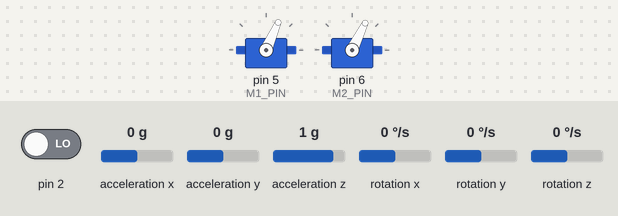
This sketch was run on a simulated Arduino Uno, built with avr-gcc and run on an emulated ATmega328P. Shown: 2 × servo. The inputs (shaded band) are chosen by the test bench; at power-on: acceleration y 0 g, pin 2 LOW, acceleration x 0 g, acceleration z 1 g, rotation x 0 °/s, rotation y 0 °/s, rotation z 0 °/s. The sensor or clock chip raises its interrupt line as the real part does; what the sketch prints to the serial monitor is not drawn.

Above: at 2.2 s.
2.3 s: acceleration y set to -1.4 g
At 3.7 s:
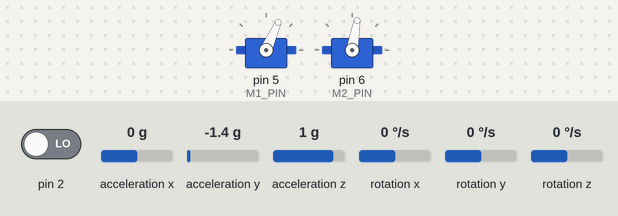
5.3 s: acceleration y set to 0.8 g
At 5.9 s:
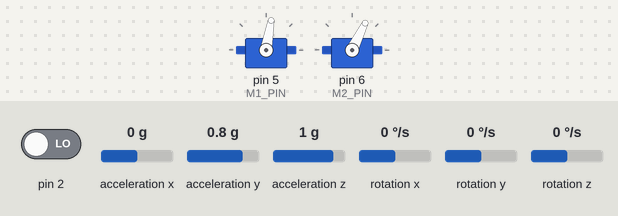
8.3 s: acceleration y set to 0 g
Timing chart, 0 to 11.3 s (numbered marks = the images above; inputs shaded):
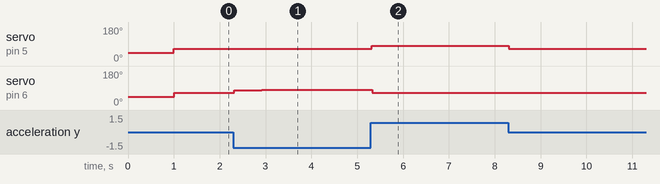

Measured:
- after the input at 2.3 s, servo on pin 6 (M2_PIN): 64° → 79° at once, → 80° 0.60 s later, → 81° 0.97 s later, → 82° 0.88 s later
- after the input at 5.3 s, servo on pin 5 (M1_PIN): 66° → 80° at once, → 81° 0.96 s later, → 82° 1.1 s later

The sketch:

SeeSaw_II.ino
```cpp
#include <Servo.h>
#define M1_PIN 5  //Right
#define M2_PIN 6  //Left

#define INTERVAL_MILLISECONDS 1
#define USUAL_ESC_POSITION 1200

#define MAX_ALLOWED_POSITION 1500   //  (°-°): I am Areej.

Servo m1, m2;

int32_t currentRoll;
//float roll;
int32_t rollError;
int32_t desiredRoll = 0000;
uint32_t proportionalConstant = 290;  //Units in Hundreds

uint16_t m1Position, m2Position;

uint32_t previousMillis = 0;

uint32_t sumOfErrors;
uint16_t integralConstant = 30000;    //From 100 to 1000 as a rough guide.


//UPDATED AND CORRECT OFFSETS


#include "I2Cdev.h"

#include "MPU6050_6Axis_MotionApps20.h"

#if I2CDEV_IMPLEMENTATION == I2CDEV_ARDUINO_WIRE
#include "Wire.h"
#endif

MPU6050 mpu;

// uncomment "OUTPUT_READABLE_QUATERNION" if you want to see the actual
// quaternion components in a [w, x, y, z] format (not best for parsing
// on a remote host such as Processing or something though)
//#define OUTPUT_READABLE_QUATERNION

// uncomment "OUTPUT_READABLE_EULER" if you want to see Euler angles
// (in degrees) calculated from the quaternions coming from the FIFO.
// Note that Euler angles suffer from gimbal lock (for more info, see
// http://en.wikipedia.org/wiki/Gimbal_lock)
//#define OUTPUT_READABLE_EULER

// uncomment "OUTPUT_READABLE_YAWPITCHROLL" if you want to see the yaw/
// pitch/roll angles (in degrees) calculated from the quaternions coming
// from the FIFO. Note this also requires gravity vector calculations.
// Also note that yaw/pitch/roll angles suffer from gimbal lock (for
// more info, see: http://en.wikipedia.org/wiki/Gimbal_lock)
#define OUTPUT_READABLE_YAWPITCHROLL

// uncomment "OUTPUT_READABLE_REALACCEL" if you want to see acceleration
// components with gravity removed. This acceleration reference frame is
// not compensated for orientation, so +X is always +X according to the
// sensor, just without the effects of gravity. If you want acceleration
// compensated for orientation, us OUTPUT_READABLE_WORLDACCEL instead.
//#define OUTPUT_READABLE_REALACCEL

// uncomment "OUTPUT_READABLE_WORLDACCEL" if you want to see acceleration
// components with gravity removed and adjusted for the world frame of
// reference (yaw is relative to initial orientation, since no magnetometer
// is present in this case). Could be quite handy in some cases.
//#define OUTPUT_READABLE_WORLDACCEL

// uncomment "OUTPUT_TEAPOT" if you want output that matches the
// format used for the InvenSense teapot demo
//#define OUTPUT_TEAPOT


//#define LED_PIN 13 // (Arduino is 13, Teensy is 11, Teensy++ is 6)
//bool blinkState = false;

// MPU control/status vars
bool dmpReady = false;  // set true if DMP init was successful
uint8_t mpuIntStatus;   // holds actual interrupt status byte from MPU
uint8_t devStatus;      // return status after each device operation (0 = success, !0 = error)
uint16_t packetSize;    // expected DMP packet size (default is 42 bytes)
uint16_t fifoCount;     // count of all bytes currently in FIFO
uint8_t fifoBuffer[64]; // FIFO storage buffer

// orientation/motion vars
Quaternion q;           // [w, x, y, z]         quaternion container
//VectorInt16 aa;         // [x, y, z]            accel sensor measurements
//VectorInt16 aaReal;     // [x, y, z]            gravity-free accel sensor measurements
//VectorInt16 aaWorld;    // [x, y, z]            world-frame accel sensor measurements
VectorFloat gravity;    // [x, y, z]            gravity vector
//float euler[3];         // [psi, theta, phi]    Euler angle container
float ypr[3];           // [yaw, pitch, roll]   yaw/pitch/roll container and gravity vector

// ================================================================
// ===               INTERRUPT DETECTION ROUTINE                ===
// ================================================================

volatile bool mpuInterrupt = false;     // indicates whether MPU interrupt pin has gone high
void dmpDataReady() {
  mpuInterrupt = true;
}

// ================================================================
// ===                      INITIAL SETUP                       ===
// ================================================================


void setup()
{
  m1.attach(M1_PIN);
  m2.attach(M2_PIN);

  m1.writeMicroseconds(1000);
  m2.writeMicroseconds(1000);

  delay(500);

  //  if (millis() - previousMillis >= INTERVAL_MILLISECONDS)
  {

  }


  {
    // join I2C bus (I2Cdev library doesn't do this automatically)
#if I2CDEV_IMPLEMENTATION == I2CDEV_ARDUINO_WIRE
    Wire.begin();
    TWBR = 24; // 400kHz I2C clock (200kHz if CPU is 8MHz)
#elif I2CDEV_IMPLEMENTATION == I2CDEV_BUILTIN_FASTWIRE
    Fastwire::setup(400, true);
#endif

    // initialize serial communication
    // (115200 chosen because it is required for Teapot Demo output, but it's
    // really up to you depending on your project)
    Serial.begin(115200);
    //    while (!Serial); // wait for Leonardo enumeration, others continue immediately

    // NOTE: 8MHz or slower host processors, like the Teensy @ 3.3v or Ardunio
    // Pro Mini running at 3.3v, cannot handle this baud rate reliably due to
    // the baud timing being too misaligned with processor ticks. You must use
    // 38400 or slower in these cases, or use some kind of external separate
    // crystal solution for the UART timer.

    // initialize device
    //    Serial.println(F("Initializing I2C devices..."));
    //    mpu.initialize();

    // verify connection
    //    Serial.println(F("Testing device connections..."));
    //    Serial.println(mpu.testConnection() ? F("MPU6050 connection successful") : F("MPU6050 connection failed"));

    // wait for ready
    //    Serial.println(F("\nSend any character to begin DMP programming and demo: "));
    //    while (Serial.available() && Serial.read()); // empty buffer
    //    while (!Serial.available());                 // wait for data
    //   while (Serial.available() && Serial.read()); // empty buffer again

    // load and configure the DMP
    //    Serial.println(F("Initializing DMP..."));
    devStatus = mpu.dmpInitialize();

    // supply your own gyro offsets here, scaled for min sensitivity  //These are updated for the particular sensor in use now.
    mpu.setXGyroOffset(45);
    mpu.setYGyroOffset(-7);
    mpu.setZGyroOffset(40);
    mpu.setZAccelOffset(853); // 1688 factory default for my test chip

    // make sure it worked (returns 0 if so)
    if (devStatus == 0) {
      // turn on the DMP, now that it's ready
      //        Serial.println(F("Enabling DMP..."));
      mpu.setDMPEnabled(true);

      // enable Arduino interrupt detection
      //        Serial.println(F("Enabling interrupt detection (Arduino external interrupt 0)..."));
      attachInterrupt(0, dmpDataReady, RISING);
      mpuIntStatus = mpu.getIntStatus();

      // set our DMP Ready flag so the main loop() function knows it's okay to use it
      //        Serial.println(F("DMP ready! Waiting for first interrupt..."));
      dmpReady = true;

      // get expected DMP packet size for later comparison
      packetSize = mpu.dmpGetFIFOPacketSize();
    } else {
      // ERROR!
      // 1 = initial memory load failed
      // 2 = DMP configuration updates failed
      // (if it's going to break, usually the code will be 1)
      //        Serial.print(F("DMP Initialization failed (code "));
      //        Serial.print(devStatus);
      //        Serial.println(F(")"));
    }

    // configure LED for output
    //    pinMode(LED_PIN, OUTPUT);
  }
}

void loop()
{
  //previousMillis = millis();

  m1Position = USUAL_ESC_POSITION + 20;
  m2Position = USUAL_ESC_POSITION;

  Serial.print("Usual ESC pos: "); Serial.println(USUAL_ESC_POSITION);

  currentRoll = (ypr[2] * 180 / M_PI) * 100;

  if (millis() - previousMillis >= 20)
  {
    previousMillis - millis();

    rollError = currentRoll - desiredRoll; //dR = 40, cR = 45, eR = 45 - 40 = 5.  dr=355, cr=350, er=350-355=-5

    Serial.print("Roll Error: "); Serial.println(rollError);
  }

  if (rollError >  -150 && rollError < 150)   //+-3 degrees
  {
    sumOfErrors = 0;
  }

  if (rollError > 0) //Right side down, increase right(m1)'s thrust.
  {
    sumOfErrors += rollError;
    Serial.print("Sum of errors: "); Serial.println(sumOfErrors);

    m1Position += 0 + ((rollError * proportionalConstant) / 10000) + (sumOfErrors / integralConstant); //From 100 * 100   //P + I
  }

  if (rollError < 0)  //Left side down, increase left(m2)'s thrust.
  {
    Serial.print("Roll Error 2: "); Serial.println(rollError);

    sumOfErrors += (rollError * (-1));
    Serial.print("Sum of errors: "); Serial.println(sumOfErrors);


    m2Position += ((rollError * (-1) * proportionalConstant) / 10000) + (sumOfErrors / integralConstant);
  }


  Serial.print("m1Position: "); Serial.println(m1Position);
  Serial.print("m2Position: "); Serial.println(m2Position);

  m1.writeMicroseconds(constrain(m1Position, 1000, MAX_ALLOWED_POSITION));
  m2.writeMicroseconds(constrain(m2Position, 1000, MAX_ALLOWED_POSITION));

  //m1.writeMicroseconds(1000);
  //m2.writeMicroseconds(1000);


  {
    // if programming failed, don't try to do anything
    if (!dmpReady) return;

    // wait for MPU interrupt or extra packet(s) available
    while (!mpuInterrupt && fifoCount < packetSize) {
      // other program behavior stuff here
      // .
      // .
      // .
      // if you are really paranoid you can frequently test in between other
      // stuff to see if mpuInterrupt is true, and if so, "break;" from the
      // while() loop to immediately process the MPU data
      // .
      // .
      // .
    }

    // reset interrupt flag and get INT_STATUS byte
    mpuInterrupt = false;
    mpuIntStatus = mpu.getIntStatus();

    // get current FIFO count
    fifoCount = mpu.getFIFOCount();

    // check for overflow (this should never happen unless our code is too inefficient)
    if ((mpuIntStatus & 0x10) || fifoCount == 1024) {
      // reset so we can continue cleanly
      mpu.resetFIFO();
      //        Serial.println(F("FIFO overflow!"));

      // otherwise, check for DMP data ready interrupt (this should happen frequently)
    } else if (mpuIntStatus & 0x02) {
      // wait for correct available data length, should be a VERY short wait
      while (fifoCount < packetSize) fifoCount = mpu.getFIFOCount();

      // read a packet from FIFO
      mpu.getFIFOBytes(fifoBuffer, packetSize);

      // track FIFO count here in case there is > 1 packet available
      // (this lets us immediately read more without waiting for an interrupt)
      fifoCount -= packetSize;

#ifdef OUTPUT_READABLE_YAWPITCHROLL
      // display Euler angles in degrees
      mpu.dmpGetQuaternion(&q, fifoBuffer);
      mpu.dmpGetGravity(&gravity, &q);
      mpu.dmpGetYawPitchRoll(ypr, &q, &gravity);
      ///*
      Serial.print("ypr\t");
      Serial.print(ypr[0] * 180 / M_PI);
      Serial.print("\t");
      Serial.print(ypr[1] * 180 / M_PI);
      Serial.print("\t");
      Serial.println(ypr[2] * 180 / M_PI);
      //*/
#endif

      /*
              #ifdef OUTPUT_READABLE_REALACCEL
                  // display real acceleration, adjusted to remove gravity
                  mpu.dmpGetQuaternion(&q, fifoBuffer);
                  mpu.dmpGetAccel(&aa, fifoBuffer);
                  mpu.dmpGetGravity(&gravity, &q);
                  mpu.dmpGetLinearAccel(&aaReal, &aa, &gravity);
                  Serial.print("areal\t");
                  Serial.print(aaReal.x);
                  Serial.print("\t");
                  Serial.print(aaReal.y);
                  Serial.print("\t");
                  Serial.println(aaReal.z);
              #endif
      */

      /*
              #ifdef OUTPUT_READABLE_WORLDACCEL
                  // display initial world-frame acceleration, adjusted to remove gravity
                  // and rotated based on known orientation from quaternion
                  mpu.dmpGetQuaternion(&q, fifoBuffer);
                  mpu.dmpGetAccel(&aa, fifoBuffer);
                  mpu.dmpGetGravity(&gravity, &q);
                  mpu.dmpGetLinearAccel(&aaReal, &aa, &gravity);
                  mpu.dmpGetLinearAccelInWorld(&aaWorld, &aaReal, &q);
                  Serial.print("aworld\t");
                  Serial.print(aaWorld.x);
                  Serial.print("\t");
                  Serial.print(aaWorld.y);
                  Serial.print("\t");
                  Serial.println(aaWorld.z);
              #endif
      */
    }
  }
  ///////////////////////////////////////////////////////////


  //Serial.println(millis() - previousMillis);


}
```
